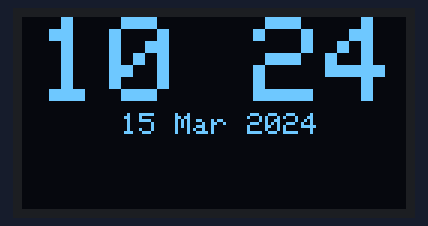
The sketch below on a simulated ESP8266 (NodeMCU). On the bench: 128×64 one-colour display. WiFi joins after 1.5 s; servers stay silent unless stated; network time is answered at once with the bench clock; the local clock reads 2024-03-15 10:24:30 at power-on unless the sketch sets it; what the sketch prints to the serial monitor is not drawn.

Above: at 2.24 s.
At 6.86 s:
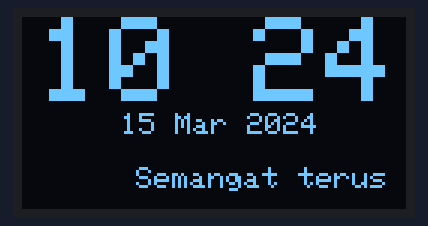
At 11.49 s:
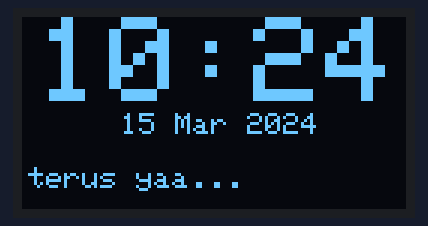
At 20.9 s:
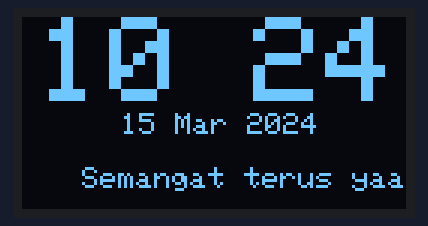
At 30.3 s:
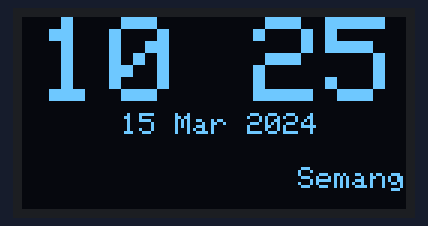
At 39.56 s:
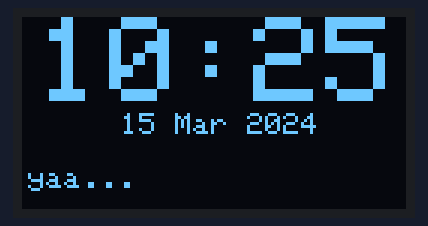

The sketch:

sketch_aug21a.ino
```cpp
#include <Wire.h>
#include <Adafruit_GFX.h>
#include <Adafruit_SSD1306.h>
#include <ESP8266WiFi.h>
#include <NTPClient.h>
#include <WiFiUdp.h>
#include <TimeLib.h>

#define SCREEN_WIDTH 128
#define SCREEN_HEIGHT 64
#define OLED_RESET    -1
Adafruit_SSD1306 display(SCREEN_WIDTH, SCREEN_HEIGHT, &Wire, OLED_RESET);

// Wifi *Important
const char* ssid     = "Name wifi";
const char* password = "Password";

// Define NTP Client to get time
WiFiUDP ntpUDP;
NTPClient timeClient(ntpUDP, "pool.ntp.org", 25200, 60000);

bool showColon = true;
String message = "Semangat terus yaa...";  // Massage
int textX = SCREEN_WIDTH;
int textY = 50;
unsigned long previousMillis = 0;
unsigned long colonPreviousMillis = 0;
unsigned long textPreviousMillis = 0;
const long interval = 1000;  // Interval kedipan titik dua
const long textInterval = 50;  // Interval kecepatan teks berjalan

void setup(){
  Serial.begin(115200);

  // Initialize OLED display
  if(!display.begin(SSD1306_SWITCHCAPVCC, 0x3C)) {
    Serial.println(F("SSD1306 allocation failed"));
    for(;;);
  }

  // Connect to Wi-Fi
  WiFi.begin(ssid, password);
  while (WiFi.status() != WL_CONNECTED) {
    delay(1000);
    Serial.println("Connecting to WiFi...");
  }
  Serial.println("Connected to WiFi");

  // Initialize NTPClient
  timeClient.begin();
  timeClient.update();

  setTime(timeClient.getEpochTime()); // Set from NTP

  display.clearDisplay();

  updateTimeAndDate();
}

void updateTimeAndDate() {
  display.fillRect(0, 0, SCREEN_WIDTH, 40, SSD1306_BLACK);

  // Clock setting
  display.setTextSize(4);
  display.setTextColor(SSD1306_WHITE);
  display.setCursor(5, 0);

  if (hour() < 10) {
    display.print("0");
  }
  display.print(hour());

  if (showColon) {
    display.print(":");
  } else {
    display.print(" ");
  }

  if (minute() < 10) {
    display.print("0");
  }
  display.print(minute());

  // Showing date
  display.setTextSize(1);
  display.setCursor(33, 32);

  String months[] = {"Jan", "Feb", "Mar", "Apr", "Mei", "Jun", "Jul", "Agu", "Sep", "Okt", "Nov", "Des"};
  String formattedDate = String(day()) + " " + months[month() - 1] + " " + String(year());
  display.print(formattedDate);
}

void drawScrollingText(String text, int &x, int y) {
  int textLength = text.length();
  int textWidth = textLength * 6;

  display.fillRect(0, y -5, SCREEN_WIDTH, 20, SSD1306_BLACK);

  for (int i = 0; i < textLength; i++) {
    int charX = x + i * 6;

    if (charX >= 0 && (charX + 6) <= SCREEN_WIDTH) {
      display.setCursor(charX, y);
      display.print(text[i]);
    }
  }

  x--;

  // Reset
  if (x < -textWidth) {
    x = SCREEN_WIDTH;
  }
}

void loop() {
  unsigned long currentMillis = millis();

  // Update NTP client
  timeClient.update();
  setTime(timeClient.getEpochTime());

  if (currentMillis - colonPreviousMillis >= interval) {
    colonPreviousMillis = currentMillis;
    showColon = !showColon;
    updateTimeAndDate();
  }

  if (currentMillis - textPreviousMillis >= textInterval) {
    textPreviousMillis = currentMillis;
    drawScrollingText(message, textX, textY);
  }

  display.display();
}
```
